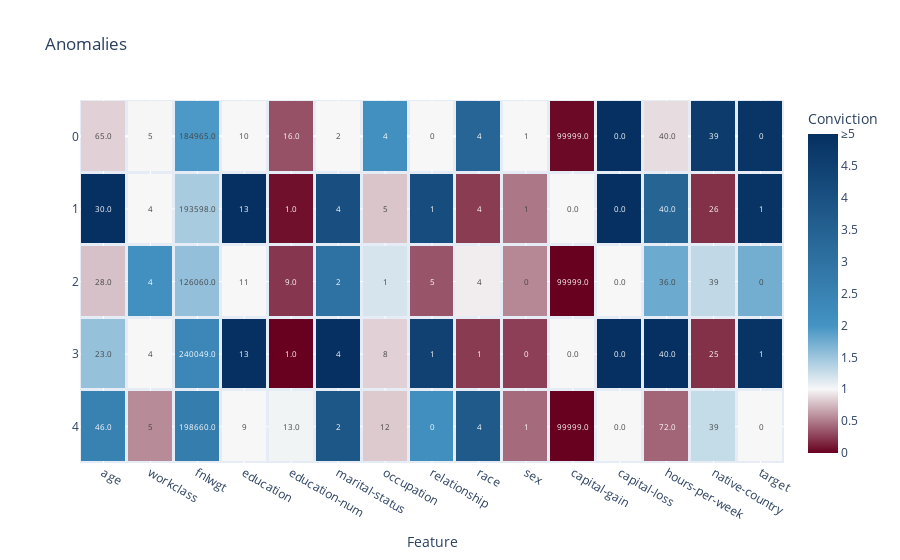

Here is the notebook cell this chart was saved with:
### Code cell
fig = plot_anomalies(outliers, outlier_case_feature_residual_convictions)
fig.show(width=1500, height=750)

### Figure 1 — Plotly figure (JSON) as saved in the notebook; plotly's stock layout.template omitted (floating-point values rounded to 4 significant figures)
{"data": [{"coloraxis": "coloraxis", "hovertemplate": "Conviction=%{z}", "name": "Outliers", "text": [["65.0", "5", "184965.0", "10", "16.0", "2", "4", "0", "4", "1", "99999.0", "0.0", "40.0", "39", "0", "0.02205001386384138", "649", "6502d99f-b718-4e36-87bd-8081d37313fb", "473.20770167464366", "outlier"], ["30.0", "4", "193598.0", "13", "1.0", "4", "5", "1", "4", "1", "0.0", "0.0", "40.0", "26", "1", "0.022884479828647983", "540", "6502d99f-b718-4e36-87bd-8081d37313fb", "295.33536422792037", "outlier"], ["28.0", "4", "126060.0", "11", "9.0", "2", "1", "5", "4", "0", "99999.0", "0.0", "36.0", "39", "0", "0.023354875316176103", "627", "6502d99f-b718-4e36-87bd-8081d37313fb", "450.31516133118805", "outlier"], ["23.0", "4", "240049.0", "13", "1.0", "4", "8", "1", "1", "0", "0.0", "0.0", "40.0", "25", "1", "0.026445575170602743", "732", "6502d99f-b718-4e36-87bd-8081d37313fb", "272.4600226953485", "outlier"], ["46.0", "5", "198660.0", "9", "13.0", "2", "12", "0", "4", "1", "99999.0", "0.0", "72.0", "39", "0", "0.03439152996020032", "230", "6502d99f-b718-4e36-87bd-8081d37313fb", "271.37842193025057", "outlier"]], "texttemplate": "%{text}", "type": "heatmap", "x": ["age", "workclass", "fnlwgt", "education", "education-num", "marital-status", "occupation", "relationship", "race", "sex", "capital-gain", "capital-loss", "hours-per-week", "native-country", "target"], "xgap": 3, "y": [0, 1, 2, 3, 4], "ygap": 3, "z": [[0.8458, 0.9967, 1.948, 1.0, 0.3282, 1.0, 2.083, 1.0, 3.379, 1.0, 0.03794, 31.27, 0.8907, 4.676, 4.84], [5.343, 1.0, 1.439, 76.93, 0.06552, 4.056, 0.7958, 4.118, 0.2428, 0.4822, 1.0, 5.789, 3.424, 0.1959, 4.869], [0.7806, 2.095, 1.557, 1.0, 0.2202, 2.994, 1.189, 0.3411, 0.9601, 0.547, 0.00597, 1.0, 1.772, 1.301, 1.734], [1.542, 1.0, 2.35, 76.93, 0.004663, 6.186, 0.8469, 4.471, 0.2374, 0.2535, 1.0, 6.882, 5.418, 0.1959, 4.869], [2.508, 0.561, 2.673, 1.0, 1.032, 3.817, 0.8166, 2.117, 3.74, 0.4316, 0.004223, 1.0, 0.4064, 1.284, 1.0]]}], "layout": {"coloraxis": {"cmax": 5, "cmin": 0, "colorbar": {"ticktext": ["0", "0.5", "1", "1.5", "2", "2.5", "3", "3.5", "4", "4.5", "≥5"], "tickvals": [0, 0.5, 1, 1.5, 2, 2.5, 3, 3.5, 4, 4.5, 5], "title": {"text": "Conviction"}}, "colorscale": [[0, "rgb(103,0,31)"], [0.2, "rgb(247, 247, 247)"], [0.4, "rgb(67,147,195)"], [1, "rgb(5,48,97)"]]}, "title": {"text": "Anomalies"}, "xaxis": {"anchor": "y", "domain": [0, 1], "title": {"text": "Feature"}}, "yaxis": {"anchor": "x", "autorange": "reversed", "domain": [0, 1], "title": {}}}}
